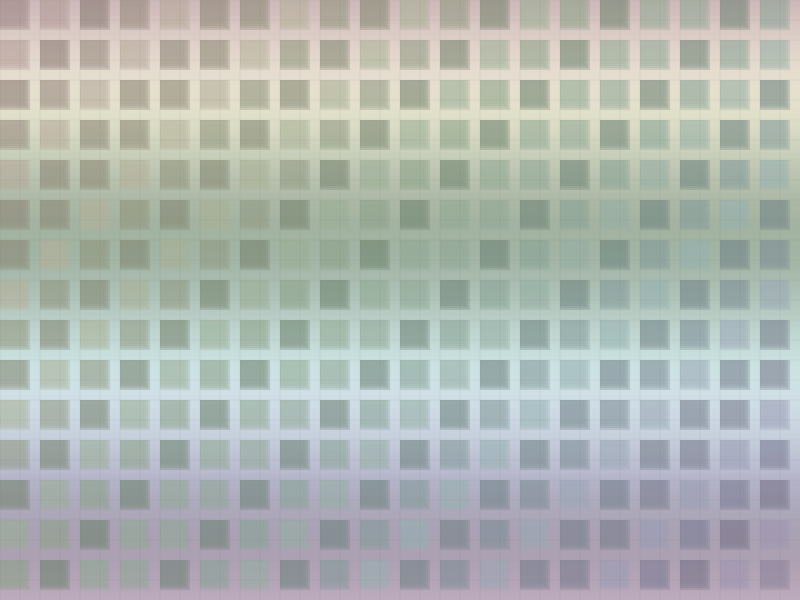
Frame 1 (no input)
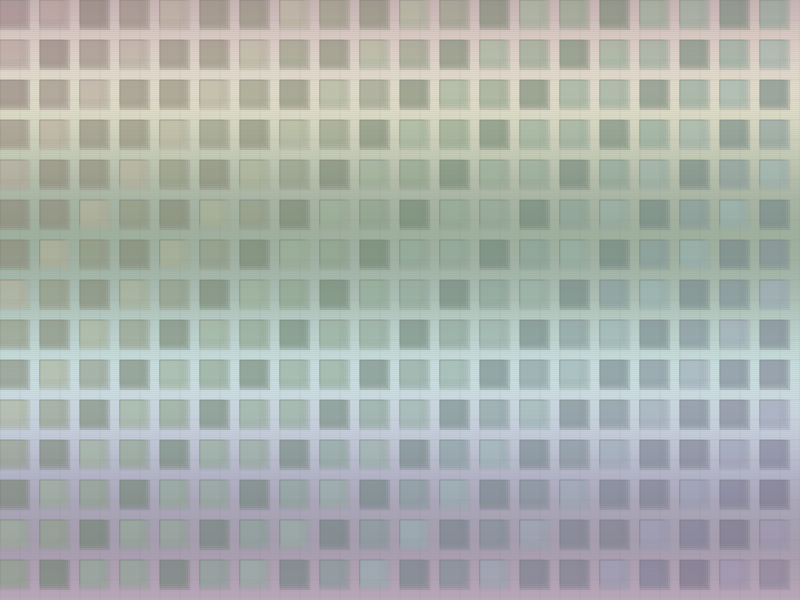
Frame 2 (the mouse pressed at the canvas centre, redrawn once)

The p5.js sketch that drew these frames (run headless with seeded random() and noise() and a simulated clock; the mouse was pressed at the canvas centre and the sketch redrawn once):

// p5.js sketch
// ── sketch.js
function setup() {
  createCanvas(800, 600);
  colorMode(HSB, 360, 100, 100, 1);
  noStroke();
}

function draw() {
  // Background gradient
  for (let y = 0; y < height; y += 2) {
    let hue = (y * 0.5) % 360;
    let sat = 10;
    let bright = 80 + sin(y * 0.02) * 10;
    fill(hue, sat, bright);
    rect(0, y, width, 2);
  }

  // Repeating pattern of rectangles
  for (let x = 0; x < width; x += 40) {
    for (let y = 0; y < height; y += 40) {
      let hue = (x + y) * 0.2 % 360;
      let sat = 15;
      let bright = 60 + sin((x + y) * 0.05) * 10;
      
      // Draw a rectangle with gradient fill
      push();
      translate(x, y);
      for (let i = 0; i < 5; i++) {
        let alpha = map(i, 0, 4, 0.3, 0);
        fill(hue, sat, bright, alpha);
        rect(0, 0, 30 - i * 2, 30 - i * 2);
      }
      pop();
    }
  }

  // Add some grid lines for more retro feel
  stroke(0, 0, 50, 0.1);
  strokeWeight(1);
  for (let x = 0; x < width; x += 20) {
    line(x, 0, x, height);
  }
  for (let y = 0; y < height; y += 20) {
    line(0, y, width, y);
  }

  noLoop(); // Ensure the sketch does not animate
}
